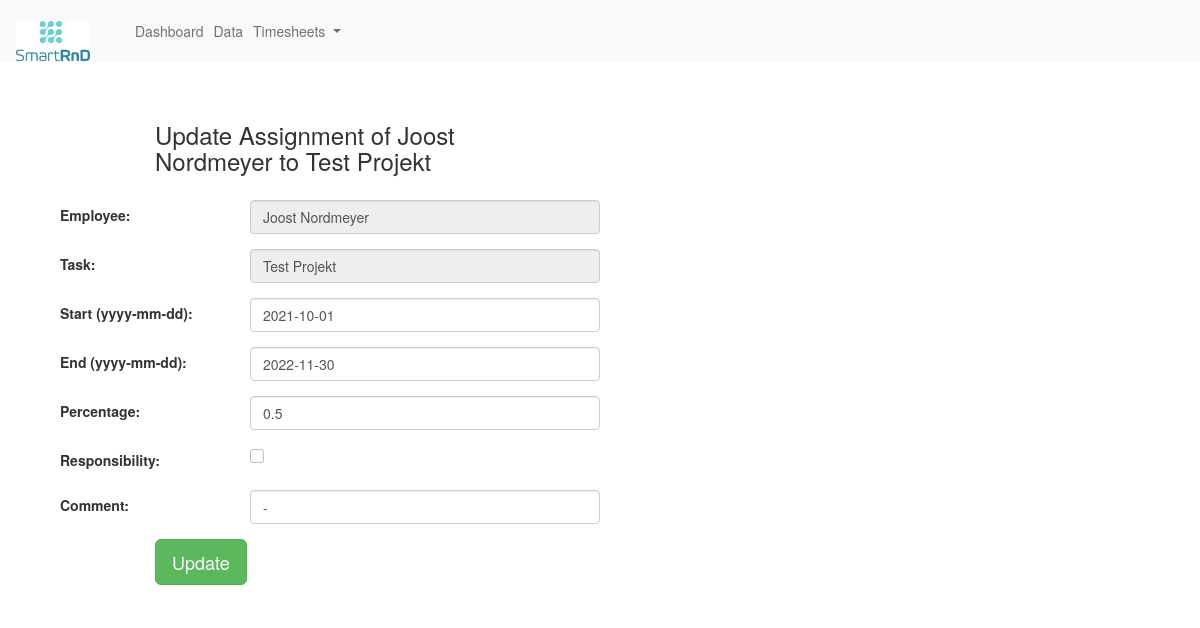
The page /edit_ass/7 on the database its author committed.
### erpapp/models.py (models this page shows, shortened)
class Assignment(models.Model):
    employee = models.ForeignKey(Employee, on_delete=models.CASCADE)
    task = models.ForeignKey(Task, on_delete=models.CASCADE)
    start = models.DateField('From', default=timezone.now().date())
    end = models.DateField('To', default=timezone.now().date())
    percentage = models.FloatField('Functional Capacity', default=0.2)
    responsibility = models.BooleanField('Responsible', default=False)
    comment = models.CharField('Comment', max_length=2400, default='-')
    @property
    def start_formatted(self):
        return str(self.start)
    @property
    def end_formatted(self):
        return str(self.end)
    class Meta:
        db_table = "assignment"

class Employee(models.Model):
    firstname = models.CharField('First Name', max_length=32)
    lastname = models.CharField('Last Name', max_length=32)
    type_choices = [
        ('Undergraduate Assistant', 'Undergraduate Assistant'),
        ('Research Associate', 'Research Associate')
    ]
    type = models.CharField('Type of Employment', choices=type_choices, max_length=32)
    capacity = models.FloatField('Capacity', default=1.0)
    hiring_date = models.DateField('Hiring Date')
    expiration_date = models.DateField('Expiration Date')
    @property
    def fullname(self):
        return '{} {}'.format(self.firstname, self.lastname)
    def __str__(self):
        return self.fullname
    class Meta:
        db_table = "employee"
        unique_together = ('firstname', 'lastname')

class Task(models.Model):
    title = models.CharField('Title', max_length=50, default='Title', unique=True)
    description = models.CharField('Description', max_length=2400, default='Describe the task!')
    assigned_employees_on_month = models.ManyToManyField(Employee, through='AssignmentPerMonth')
    def __str__(self):
        return self.title
    class Meta:
        db_table = "task"

### erpapp/views.py (the view)
# urls.py: path('edit_ass/<int:id>', views.edit_ass),
def edit_ass(request, id):
    assignment = Assignment.objects.get(id=id)
    context = {
        'assignment': assignment
    }
    return render(request, 'edit_ass.html', context)

### erpapp/Templates/edit_ass.html (shortened to what this page needs)
{% extends "base.html" %}
{% block content %}
<div class="col-md-12">
    <form method="POST" class="post-form" action="/update_ass/{{ assignment.id }}">
        <div class="container">
            <br>
            <div class="form-group row">
                <label class="col-sm-1 col-form-label"></label>
                <div class="col-sm-4">
                    <h3>Update Assignment of {{ assignment.employee }} to {{ assignment.task }}</h3>
                </div>
            </div>
            <div class="form-group row">
                <label class="col-sm-2 col-form-label">Employee:</label>
                <div class="col-sm-4">
                    <input type="text" class="form-control" name="employee" id="id_employee" required maxlength="32"
                           value="{{ assignment.employee }}" disabled/>
                </div>
            </div>
            <div class="form-group row">
                <label class="col-sm-2 col-form-label">Task:</label>
                <div class="col-sm-4">
                    <input type="text" class="form-control" name="task" id="id_task" required maxlength="32"
                           value="{{ assignment.task }}" disabled/>
                </div>
            </div>
            <div class="form-group row">
                <label class="col-sm-2 col-form-label">Start (yyyy-mm-dd):</label>
                <div class="col-sm-4">
                    <input type="text" class="form-control" name="start" id="start" required maxlength="15"
                           value="{{ assignment.start_formatted }}"/>
                </div>
            </div>
            <div class="form-group row">
                <label class="col-sm-2 col-form-label">End (yyyy-mm-dd):</label>
                <div class="col-sm-4">
                    <input type="text" class="form-control" name="end" id="end" required maxlength="20"
                           value="{{ assignment.end_formatted }}"/>
                </div>
            </div>
            <div class="form-group row">
                <label class="col-sm-2 col-form-label">Percentage:</label>
                <div class="col-sm-4">
                    <input type="number" step="0.1" min="0.0" max="1.0" class="form-control" name="percentage"
                           id="id_percentage" required maxlength="20" value="{{ assignment.percentage }}"/>
                </div>
            </div>
            <div class="form-group row">
                <label class="col-sm-2 col-form-label">Responsibility:</label>
                <div class="col-sm-4">
                    <input type="checkbox" class="form-check-input" name="responsibility" id="responsibility"
                           value="{{ assignment.responsibility }}"/>
                </div>
            </div>
            <div class="form-group row">
                <label class="col-sm-2 col-form-label">Comment:</label>
                <div class="col-sm-4">
                    <input type="text" class="form-control" name="comment" id="id_comment" required maxlength="2400"
                           value="{{ assignment.comment }}"/>
                </div>
            </div>
            <div class="form-group row">
                <label class="col-sm-1 col-form-label"></label>
                <div class="col-sm-4">
                    <button type="submit" class="btn btn-success btn-lg">Update</button>
                </div>
            </div>
        </div>
    </form>
</div>
{% endblock content %}

### rows shown on the page
Assignment: employee "Joost Nordmeyer", task "Test Projekt", start "2021-10-01", end "2022-11-30", percentage "0.5", comment "-"
